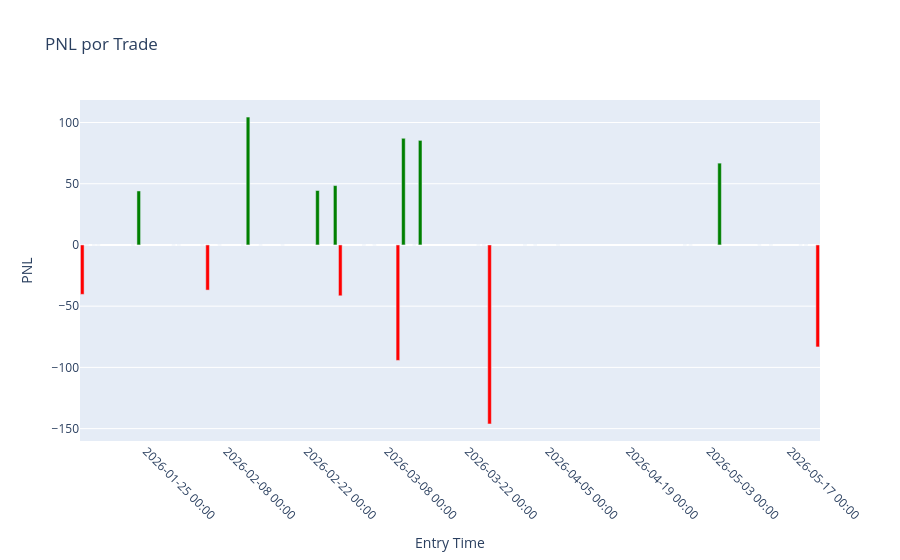

The notebook cell saved with this chart:
### Code cell
# Grafica de barras por trade mostrando el pnl de cada uno, ordenados por "entry_time"
fig = go.Figure(
    go.Bar(
        x=closed_trades.sort_values("entry_time")["entry_time"],
        y=closed_trades.sort_values("entry_time")["pnl"],
        marker_color=np.where(closed_trades.sort_values("entry_time")["pnl"] > 0, 'green', 'red'),
    )
)
fig.update_layout(
    title="PNL por Trade",
    xaxis_title="Entry Time",
    yaxis_title="PNL",
    xaxis_tickformat="%Y-%m-%d %H:%M",
    xaxis_tickangle=45,
)
fig.show()
